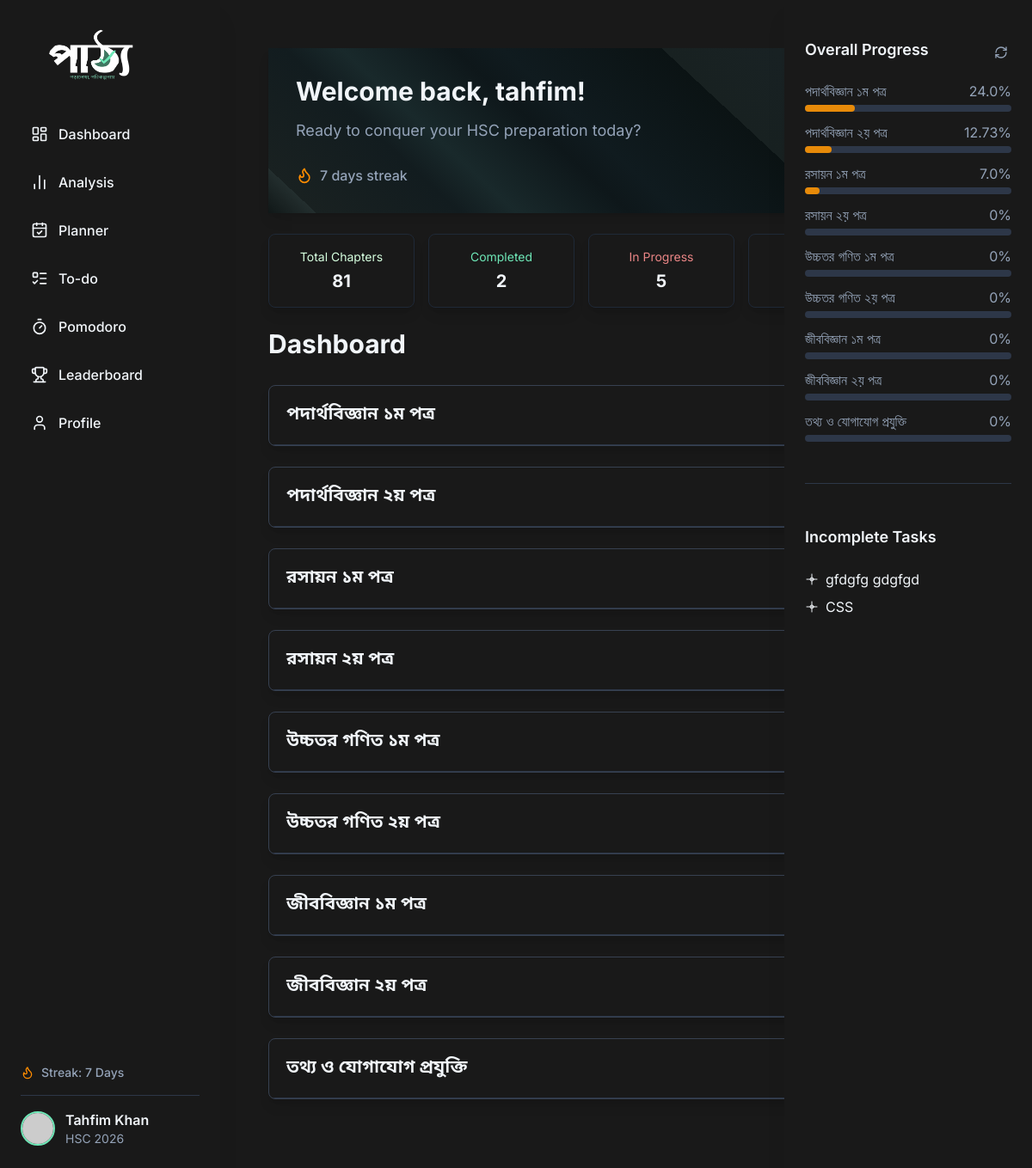
The app's page /user/dashboard/ (signed in), older data.
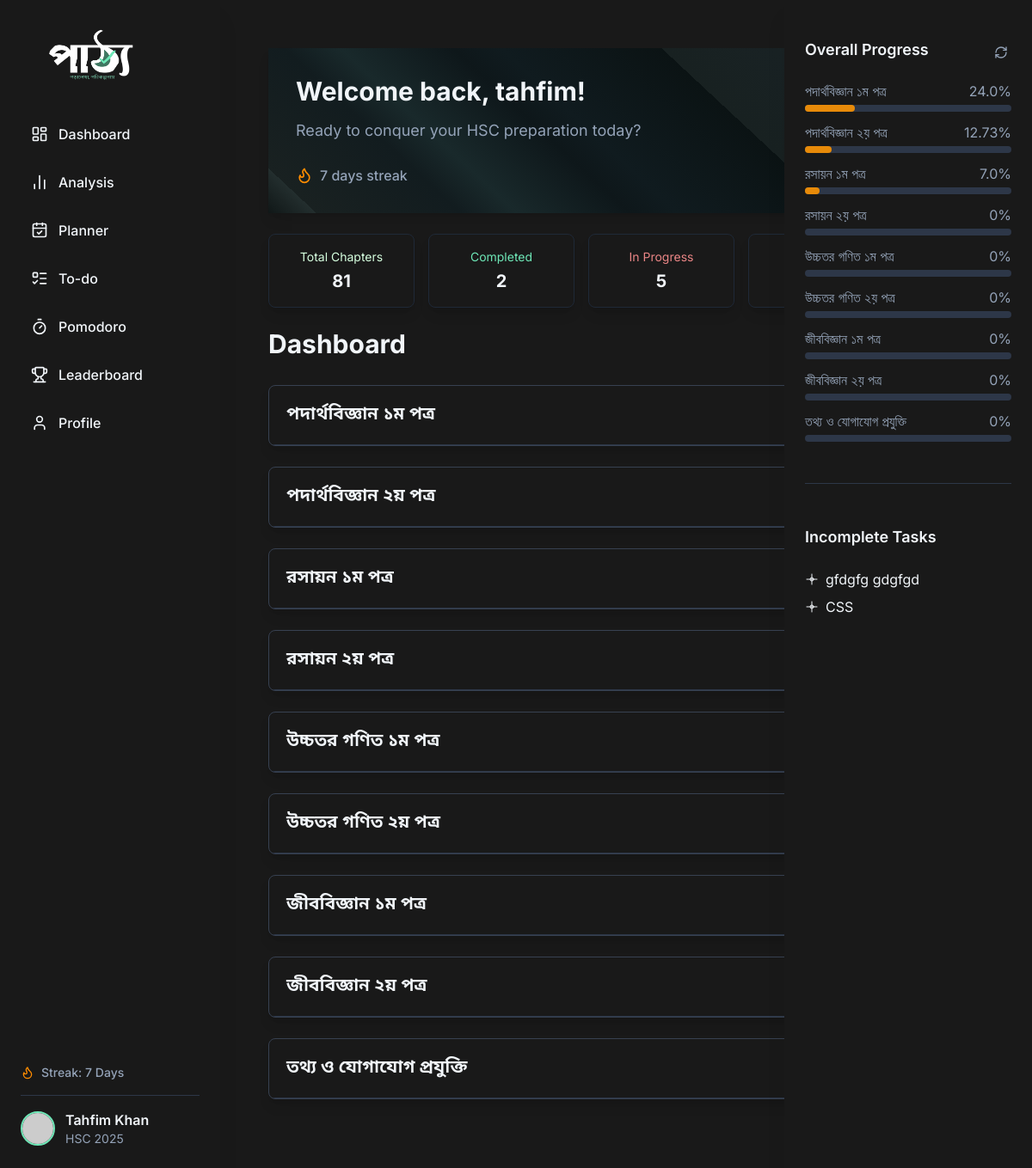
The same page, newer data.
### users/models.py (models this page shows, shortened)
class UserProfile(AbstractUser):
    STREAMS = [
        ('hsc', 'HSC'),
        ('eng', 'Engineering'),
        ('med', 'Medical'),
        ('var', 'Varsity')
    ]
    HSC_YEAR_CHOICES = [
        (2025, '2025'),
        (2026, '2026'),
        (2027, '2027'),
        (2028, '2028')
    ]
    stream = models.CharField(max_length=20, choices=STREAMS, default='hsc')
    show_on_leaderboard = models.BooleanField(default=True)
    avatar = models.URLField(blank=True, null=True)
    xp = models.PositiveIntegerField(default=0)
    streak = models.PositiveIntegerField(default=0)
    college = models.CharField(max_length=100, blank=True, null=True)
    hscyear = models.PositiveIntegerField(blank=True, null=True, choices=HSC_YEAR_CHOICES)
    last_login_date = models.DateField(auto_now=True, null=True, blank=True)
    overall_progress_cache = models.FloatField(default=0.0)
    @property
    def is_profile_complete(self):
        if self.hscyear is None or not self.college:
            return False
        return True

### syllabus/models.py (models this page shows, shortened)
class Subject(models.Model):
    name = models.CharField(max_length=100)
    chapter_count = models.PositiveIntegerField(default=1)

### users/views.py (the view)
# urls.py: path('dashboard/', views.dashboard, name='dashboard'),
@login_required
def dashboard(request):
    user = request.user
    subjects = Subject.objects.all().prefetch_related('chapters')
    user_progress = UserProgress.objects.filter(user=user).values('chapter_id', 'p_book', 'p_note', 'p_mcq', 'p_cq', 'p_theory', 'overall_progress')
    progress_dict = {item['chapter_id']: item for item in user_progress}
    total_chapters = Chapter.objects.count()
    completed_chapters = UserProgress.objects.filter(user=user, overall_progress=100).count()
    in_progress_chapters = UserProgress.objects.filter(user=user, overall_progress__gt=0, overall_progress__lt=100).count()
    started_chapter_count = UserProgress.objects.filter(user=user, overall_progress__gt=0).count()
    not_started_chapters = total_chapters - started_chapter_count
    for subject in subjects:
        for chapter in subject.chapters.all():
            chapter.user_progress = progress_dict.get(chapter.id, {})
    return render(request, 'users/dashboard.html', {
        'subjects': subjects,
        'total_chapters': total_chapters,
        'completed_chapters': completed_chapters,
        'in_progress_chapters': in_progress_chapters,
        'not_started_chapters': not_started_chapters,
    })

### users/templates/users/dashboard.html (shortened to what this page needs)
{% extends "core/layout.html" %}
{% block body %}
<div class="container mx-auto px-4 sm:px-6 lg:px-8 py-8">
    <div class="bg-[var(--color-card-bg-dark)] shadow-lg mb-6 overflow-hidden p-8 welcome-block min-h-48 flex flex-col justify-between">
        <div >
            <div class="pattho-underline-wrapper">
            <h1 class="pattho-underline text-3xl font-bold text-[var(--color-text-dark)] mb-2">
                Welcome back, {{ request.user.username }}!
            </h1>
            <div class="pattho-underline-box"></div> </div>
            <p class="text-lg text-[var(--color-gray-text-dark)] mb-4">
                Ready to conquer your HSC preparation today?
            </p>
        </div>
        <div class="flex items-center text-md font-medium text-[var(--color-gray-text-dark)]">
            <i data-lucide="flame" class="w-5 h-5 mr-2 text-[var(--color-accent-light)]"></i>
            <span>{{ request.user.streak }} days streak</span>
        </div>
    </div>
    <div class="grid grid-cols-[repeat(2,minmax(120px,1fr))] md:grid-cols-[repeat(4,minmax(170px,1fr))] gap-2 lg:gap-4 mb-6">
        <div class="hover:border hover:border-gray-500 border border-gray-800 bg-[var(--color-card-bg-dark)] shadow-lg rounded-lg p-4 text-center transition-colors duration-300 hover:bg-[var(--color-bg-dark)] ">
            <p class="text-sm text-[#d6ffdf] mb-1">Total Chapters</p>
            <p class="text-xl font-bold text-[var(--color-text-dark)]">
                {{ total_chapters }}
            </p>
        </div>
        <div class="hover:border hover:border-gray-500 border border-gray-800 bg-[var(--color-card-bg-dark)] shadow-lg rounded-lg p-4 text-center transition-colors duration-300 hover:bg-[var(--color-bg-dark)] ">
            <p class="text-sm text-[#6EE7B7] mb-1">Completed</p>
            <p class="text-xl font-bold text-[var(--color-text-dark)]">
                {{ completed_chapters }}
            </p>
        </div>
        <div class="hover:border hover:border-gray-500 border border-gray-800 bg-[var(--color-card-bg-dark)] shadow-lg rounded-lg p-4 text-center transition-colors duration-300 hover:bg-[var(--color-bg-dark)] ">
            <p class="text-sm text-[#eb8686] mb-1">In Progress</p>
            <p class="text-xl font-bold text-[var(--color-text-dark)]">
                {{ in_progress_chapters }}
            </p>
        </div>
        <div class="hover:border hover:border-gray-500 border border-gray-800 bg-[var(--color-card-bg-dark)] shadow-lg rounded-lg p-4 text-center transition-colors duration-300 hover:bg-[var(--color-bg-dark)] ">
            <p class="text-sm text-[#eb8686] mb-1">Not Started</p>
            <p class="text-xl font-bold text-[var(--color-text-dark)]">
            </p>
        </div>
    </div>
    <div class="pattho-underline-wrapper">
        <h1 class="pattho-underline text-3xl font-bold text-[var(--color-text-dark)] mb-6">Dashboard</h1>
        <div class="pattho-underline-box"></div>
    </div>
    {% for subject in subjects %}
    <div class="hover:border hover:border-zinc-400 border border-gray-700 rounded-lg bg-[var(--color-card-bg-dark)] shadow-lg mb-6 overflow-hidden">
        <div class="p-5 border-b border-[var(--color-border-dark)] flex justify-between items-center cursor-pointer collapse-toggle" data-target="#subject-{{ forloop.counter }}">
            <h2 class="text-xl font-semibold text-[var(--color-text-dark)] font-noto-bengali">{{ subject.name }}</h2>
        </div>
    </div>
    {% endfor %}
</div>
{% endblock %}

### core/templates/core/layout.html (shortened to what this page needs)
{% load static %}
{% load sidebar_tags %}
<!DOCTYPE html>
<html lang="en">
<head>
    <script src="https://cdn.tailwindcss.com"></script>
    <link rel="stylesheet" href="{% static 'core/main.css' %}">
</head>
<body class="bg-[var(--color-bg-dark)] text-[var(--color-text-dark)] flex min-h-screen">
    <aside id="left-sidebar" class="bg-[var(--color-card-bg-dark)] shadow-xl flex flex-col justify-between w-64 flex-shrink-0 h-screen fixed top-0 left-0 z-40 md:translate-x-0 -translate-x-full transition-transform duration-300 ease-in-out md:pt-0 pt-16 overflow-x-hidden">
        <div class="pl-14 mb-3 hidden md:block pt-8">
            <img src="{% static 'core/logo_trans.png' %}" alt="Pattho Logo" class="h-16 w-auto">
        </div>
        <div class="p-6 flex-grow sidebar-scroll overflow-y-auto">
            <nav>
                <ul>
                    <li class="mb-2">
                        <a href="{% url 'dashboard' %}" class="flex items-center p-3 rounded-xl text-[var(--color-text-dark)] hover:bg-[var(--color-primary-hover-dark)] hover:text-[var(--color-primary-dark)] hover:border hover:border-gray-300 transition-colors duration-200 font-medium">
                            <i data-lucide="layout-dashboard" class="w-5 h-5 mr-3"></i>
                            Dashboard
                        </a>
                    </li>
                    <li class="mb-2">
                        <a href="{% url 'analysis' %}" class="flex items-center p-3 rounded-xl text-[var(--color-text-dark)] hover:bg-[var(--color-primary-hover-dark)] hover:text-[var(--color-primary-dark)] hover:border hover:border-gray-300 transition-colors duration-200 font-medium">
                            <i data-lucide="bar-chart-2" class="w-5 h-5 mr-3"></i>
                            Analysis
                        </a>
                    </li>
                    <li class="mb-2">
                        <a href="{% url 'planner' %}" class="flex items-center p-3 rounded-xl text-[var(--color-text-dark)] hover:bg-[var(--color-primary-hover-dark)] hover:text-[var(--color-primary-dark)] hover:border hover:border-gray-300 transition-colors duration-200 font-medium">
                            <i data-lucide="calendar-check" class="w-5 h-5 mr-3"></i>
                            Planner
                        </a>
                    </li>
                    <li class="mb-2">
                        <a href="{% url 'activities' %}" class="flex items-center p-3 rounded-xl text-[var(--color-text-dark)] hover:bg-[var(--color-primary-hover-dark)] hover:text-[var(--color-primary-dark)] hover:border hover:border-gray-300 transition-colors duration-200 font-medium">
                            <i data-lucide="list-todo" class="w-5 h-5 mr-3"></i>
                            To-do
                        </a>
                    </li>
                    <li class="mb-2">
                        <a href="{% url 'pomodoro' %}" class="flex items-center p-3 rounded-xl text-[var(--color-text-dark)] hover:bg-[var(--color-primary-hover-dark)] hover:text-[var(--color-primary-dark)] hover:border hover:border-gray-300 transition-colors duration-200 font-medium">
                            <i data-lucide="timer" class="w-5 h-5 mr-3"></i>
                            Pomodoro
                        </a>
                    </li>
                    <li class="mb-2">
                        <a href="{% url 'leaderboard' %}" class="flex items-center p-3 rounded-xl text-[var(--color-text-dark)] hover:bg-[var(--color-primary-hover-dark)] hover:text-[var(--color-primary-dark)] hover:border hover:border-gray-300 transition-colors duration-200 font-medium">
                            <i data-lucide="trophy" class="w-5 h-5 mr-3"></i>
                            Leaderboard
                        </a>
                    </li>
                    <li class="mb-2">
                        <a href="{% url 'profile' %}" class="flex items-center p-3 rounded-xl text-[var(--color-text-dark)] hover:bg-[var(--color-primary-hover-dark)] hover:text-[var(--color-primary-dark)] hover:border hover:border-gray-300 transition-colors duration-200 font-medium">
                            <i data-lucide="user" class="w-5 h-5 mr-3"></i>
                            Profile
                        </a>
                    </li>
                </ul>
            </nav>
        </div>
        <div class="p-6">
            <div class="flex items-center mb-4 text-sm font-medium text-[var(--color-gray-text-dark)]">
                <i data-lucide="flame" class="w-4 h-4 mr-2 text-[var(--color-accent-light)]"></i>
                <span>Streak: {{ request.user.streak|default:0 }} Days</span>
            </div>
            <a href="{% url 'profile' %}" class="block pt-4 border-t border-[var(--color-border-dark)]">
                <div class="flex items-center">
                    <img src="{{ request.user.avatar|default:'https://placehold.co/40x40/205454/ffffff?font=oswald&text=Pattho' }}" alt="User Avatar" class="w-10 h-10 rounded-full mr-3 border-2 border-[var(--color-primary-dark)]">
                    <div>
                        <p class="font-semibold text-[var(--color-text-dark)]">{{ request.user.first_name }} {{ request.user.last_name }}</p>
                        <p class="text-sm text-[var(--color-gray-text-dark)]">{{ request.user.get_stream_display }} {{ request.user.hscyear|stringformat:"s" }}</p>
                    </div>
                </div>
            </a>
        </div>
    </aside>
    <div class="flex-1 flex flex-col w-full md:ml-64 md:mr-72 pt-16 md:pt-0">
        <div class="flex flex-1 overflow-hidden">
            <main class="p-4 md:p-6 flex-1 overflow-y-auto bg-[var(--color-card-bg-dark)] shadow-lg min-h-[300px] min-w-0">
                {% block body %}{% endblock %}
            </main>
            {% block right_sidebar %}
            <aside id="right-sidebar" class="bg-[var(--color-card-bg-dark)] shadow-xl w-72 flex-shrink-0 p-6 overflow-y-auto sidebar-scroll fixed top-0 right-0 h-full transform translate-x-full md:translate-x-0 md:block transition-transform duration-300 ease-in-out z-40 pt-20 md:pt-11">
                {% subject_progress_sidebar %}
                <div class="border-b border-[var(--color-border-dark)] pb-6 mb-6"></div>
                <div class="pattho-underline-wrapper">
                    <h3 class="pattho-underline text-lg font-semibold text-[var(--color-text-dark)] mb-4 mt-6">Incomplete Tasks</h3>
                    <div class="pattho-underline-box"></div>
                </div>
                <ul id="incomplete-tasks-list" class="space-y-2">
                </ul>
            </aside>
            {% endblock right_sidebar %}
        </div>
    </div>
</body>
</html>

### core/templates/core/_subject_progress_sidebar.html
<div class="flex justify-between items-center mb-4">
    <div class="pattho-underline-wrapper">
        <h3 class="pattho-underline text-lg font-semibold text-[var(--color-text-dark)]">Overall Progress</h3>
        <div class="pattho-underline-box"></div>
    </div>
    <button id="refresh-progress-btn" class="p-1 rounded-full text-[var(--color-gray-text-dark)] hover:bg-[var(--color-gray-bg-dark)] transition-colors duration-200">
        <i data-lucide="refresh-cw" class="w-4 h-4 text-[var(--color-gray-text-dark)]"></i>
    </button>
</div>
<ul class="space-y-3 mb-6" id="subject-progress-list">
    {% for subject in subjects_progress %}
    <li data-subject-name="{{ subject.name }}" class="group">
        <div class="flex justify-between items-center text-[var(--color-gray-text-dark)] group-hover:text-white">
            <span>{{ subject.name }}</span>
            <span class="subject-progress-percentage">{{ subject.overall_progress|default:0 }}%</span>
        </div>
        <div class="w-full bg-[var(--color-gray-bg-dark)] rounded-full h-2 mt-1">
            <div class="bg-[#E78A09] h-2 rounded-full subject-progress-bar" style="width: {{ subject.overall_progress|default:0 }}%"></div>
        </div>
    </li>
    {% empty %}
    <li><p class="text-[var(--color-gray-text-dark)]">No subjects found or no progress yet.</p></li>
    {% endfor %}
</ul>

Row changes from the older to the newer data that the page shows:
changed UserProfile "tahfim": user.hscyear "2026" → "2025"
